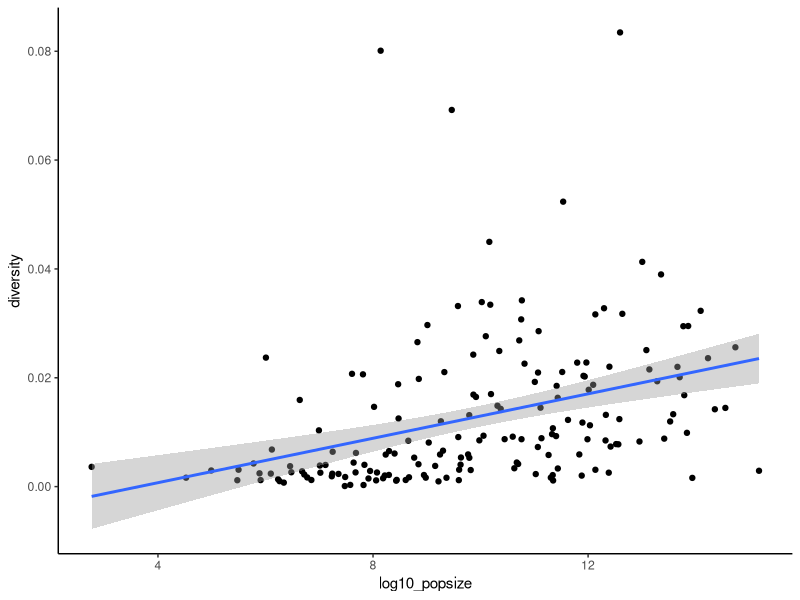

Reproduce this figure in R.
## ---- chunk 1
#| label: load-packages
#| include: false
library(tidyverse)
palette <- c( "#FF5300", "#9ED80B", "#172869", "#43B629", "#8F92A1", "#1BB6AF")
## ---- chunk 2

myData <- read.table('data/buffalo_combined_data.tsv', sep="\t", header=T) #note the use of sep="\t" to parse the tab deliminated file

## ---- chunk 3
model1 <- lm(diversity~log10_popsize,data=myData)

summary(model1)

ggplot(myData, aes(x=log10_popsize, y=diversity)) + geom_point() +
theme_classic()+ 
geom_smooth(method='lm', formula= y~x)

